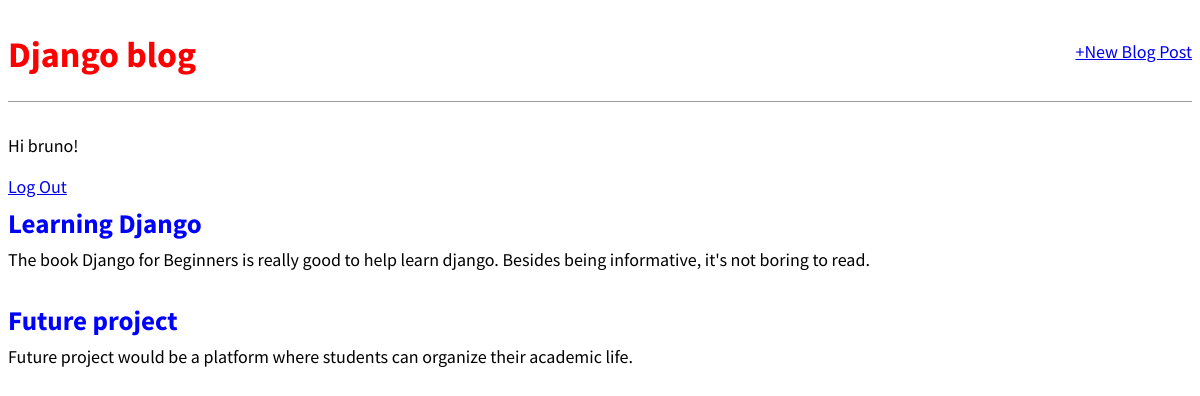
Page / (signed in) on the earlier database version.
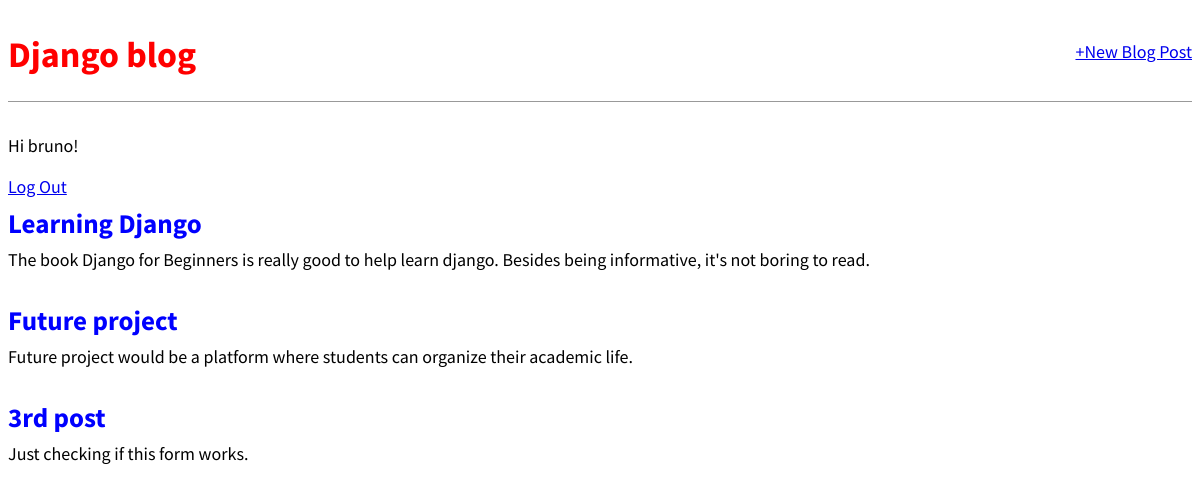
Same page on the later database version.
### blog/models.py (models this page shows, shortened)
class Post(models.Model):
    title = models.CharField(max_length = 200)
    author = models.ForeignKey('auth.User', on_delete=models.CASCADE)
    body = models.TextField()

### blog/views.py (the view)
# urls.py: path('', views.BlogListView.as_view(), name = 'home'),
class BlogListView(ListView):
    model = Post
    template_name = 'home.html'

### templates/home.html
{% extends 'base.html' %}
{% block content %}
    {% for post in object_list %}
        <div class="post-entry">
            <h2><a href="{% url 'post_detail' post.pk %}">{{post.title}}</a></h2>
            <p>{{post.body}}</p>
        </div>
    {% endfor %}
{% endblock %}

Differences in the rows shown:
added Post: title "3rd post", body "Just checking if this form works."
